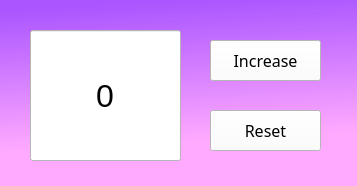
<?xml version="1.0" encoding="UTF-8"?>
<ui version="4.0">
 <class>Counter</class>
 <widget class="QMainWindow" name="Counter">
  <property name="geometry">
   <rect>
    <x>0</x>
    <y>0</y>
    <width>357</width>
    <height>186</height>
   </rect>
  </property>
  <property name="windowTitle">
   <string>Counter</string>
  </property>
  <property name="styleSheet">
   <string notr="true"/>
  </property>
  <widget class="QWidget" name="centralwidget">
   <property name="styleSheet">
    <string notr="true">background-color: qlineargradient(spread:pad, x1:0.52514, y1:0, x2:0.631, y2:0.988636, stop:0 rgba(170, 85, 255, 255), stop:0.759777 rgba(255, 170, 255, 255));</string>
   </property>
   <widget class="QPushButton" name="incBtn">
    <property name="geometry">
     <rect>
      <x>210</x>
      <y>40</y>
      <width>111</width>
      <height>41</height>
     </rect>
    </property>
    <property name="font">
     <font>
      <family>Script MT</family>
      <pointsize>12</pointsize>
     </font>
    </property>
    <property name="styleSheet">
     <string notr="true">background-color: rgb(255, 255, 255);
color: rgb(0, 0, 0);</string>
    </property>
    <property name="text">
     <string>Increase</string>
    </property>
   </widget>
   <widget class="QPushButton" name="resetBtn">
    <property name="geometry">
     <rect>
      <x>210</x>
      <y>110</y>
      <width>111</width>
      <height>41</height>
     </rect>
    </property>
    <property name="font">
     <font>
      <family>Script MT</family>
      <pointsize>12</pointsize>
     </font>
    </property>
    <property name="styleSheet">
     <string notr="true">background-color: rgb(255, 255, 255);
color: rgb(0, 0, 0);</string>
    </property>
    <property name="text">
     <string>Reset</string>
    </property>
   </widget>
   <widget class="QLineEdit" name="numScr">
    <property name="geometry">
     <rect>
      <x>30</x>
      <y>30</y>
      <width>151</width>
      <height>131</height>
     </rect>
    </property>
    <property name="font">
     <font>
      <pointsize>24</pointsize>
     </font>
    </property>
    <property name="styleSheet">
     <string notr="true">background-color: rgb(255, 255, 255);
color: rgb(0, 0, 0);</string>
    </property>
    <property name="text">
     <string>0</string>
    </property>
    <property name="frame">
     <bool>true</bool>
    </property>
    <property name="alignment">
     <set>Qt::AlignmentFlag::AlignCenter</set>
    </property>
   </widget>
  </widget>
 </widget>
 <resources/>
 <connections/>
</ui>
